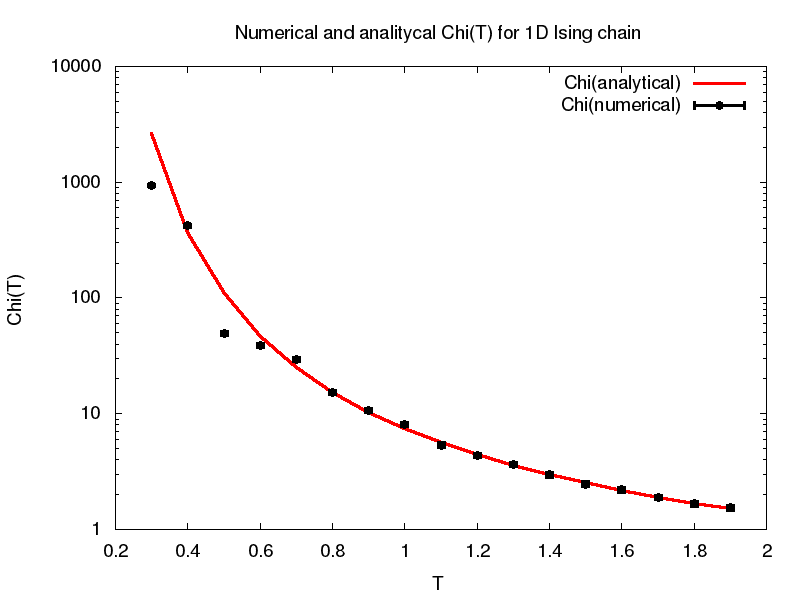

Recreate this plot in gnuplot.
set terminal png size 800,600 enhanced font "Helvetica,14"


set o  "IsingTestChi1D.png"
set yl "Chi(T)"
set xl "T"
set log y
set title "Numerical and analitycal Chi(T) for 1D Ising chain"
plot "IsingTestChi1D.txt" u 1:2 w l lw 3 t "Chi(analytical)" , ""  u 1:3:5:6 w yerrorbars ls 6 lc -1 lw 3 t "Chi(numerical)"
